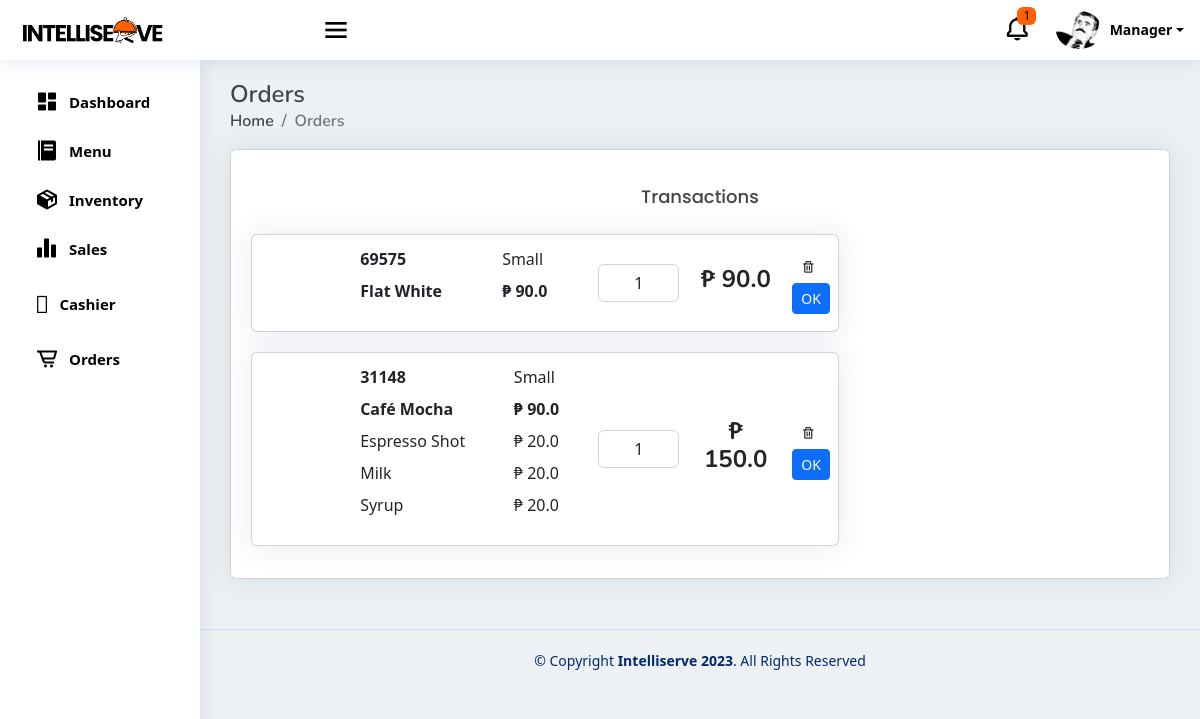
The page /Morder (signed in) on the database its author committed.
### pos/models.py (models this page shows, shortened)
class buyItem(models.Model):
    buyName= models.CharField (max_length=255, null=True, blank=True)
    buySize = models.CharField(max_length=15, null=True, blank=True)
    buyQuantityMenu = models.PositiveIntegerField (null=True, blank=True)
    buyPrice = models.FloatField (null=True, blank=True)
    buyAddOns1 = models.CharField (max_length=255, null=True, blank=True)
    buyAddOns2 = models.CharField (max_length=255, null=True, blank=True)
    buyAddOns3 = models.CharField (max_length=255, null=True, blank=True)
    buyAddOns4 = models.CharField (max_length=255, null=True, blank=True)
    buyAddOns5 = models.CharField (max_length=255, null=True, blank=True)
    menuAOPrice1 = models.FloatField(default=0,null=True, blank=True)
    menuAOPrice2 = models.FloatField(default=0,null=True, blank=True)
    menuAOPrice3 = models.FloatField(default=0,null=True, blank=True)
    menuAOPrice4 = models.FloatField(default=0,null=True, blank=True)
    menuAOPrice5 = models.FloatField(default=0,null=True, blank=True)
    buyingredient1 = models.CharField (max_length=255, null=True, blank=True)
    buyingredient2 = models.CharField (max_length=255, null=True, blank=True)
    buyingredient3 = models.CharField (max_length=255, null=True, blank=True)
    buyingredient4 = models.CharField (max_length=255, null=True, blank=True)
    buyingredient5 = models.CharField (max_length=255, null=True, blank=True)
    buyingredient6 = models.CharField (max_length=255, null=True, blank=True)
    buyingredient7 = models.CharField (max_length=255, null=True, blank=True)
    buyingredient8 = models.CharField (max_length=255, null=True, blank=True)
    buyingredient9 = models.CharField (max_length=255, null=True, blank=True)
    buyingredient10 = models.CharField (max_length=255, null=True, blank=True)
    transaction = models.BooleanField(default=False)
    buyOrBought = models.BooleanField(default=False)
    DoneOrder = models.BooleanField(default=False)
    payment_method = models.CharField(max_length=255, choices=PAYMENT_CHOICES, null=True, blank=True)
    DineIn_Out = models.CharField(max_length=255, choices=IN_OUT, null=True, blank=True)
    AllPayment = models.FloatField(null=True, blank=True)
    tenderedPayment = models.FloatField(null=True, blank=True)
    orderNumber = models.PositiveIntegerField (null=True, blank=True)
    dateordered = models.DateTimeField (null=True, blank=True)
    priceSize = models.FloatField( null=True, blank=True)

### pos/views.py (the view)
# urls.py: path('Morder', views.Morder, name='Morder'),
@login_required
def Morder(request):
    buyitemform = BuyItemForms()
    stocks = Stocks.objects.first()
    menuDrinks = MenuDrinks.objects.all()
    menuCategory = MenuCategory.objects.all()
    buyitem = buyItem.objects.all()
    total_price = calculate_total_price(buyitem)
    context = {
        'buyitemform': buyitemform,
        'stocks': stocks,
        'menuDrinks': menuDrinks,
        'menuCategory': menuCategory,
        'buyitem': buyitem,
        'total_price': total_price
    }
    return render(request, 'Morder.html', context)

### pos/forms.py
class BuyItemForms(forms.ModelForm):
    class Meta:
        model = buyItem
        fields = [
            "transaction", "buyOrBought", "buySize", "buyQuantityMenu", "buyName", "buyPrice",
            "buyAddOns1", "buyAddOns2", "buyAddOns3", "buyAddOns4", "buyAddOns5",
            "menuAOPrice1", "menuAOPrice2", "menuAOPrice3", "menuAOPrice4", "menuAOPrice5",
            "buyingredient1", "buyingredient2", "buyingredient3", "buyingredient4", "buyingredient5",
            "buyingredient6", "buyingredient7", "buyingredient8", "buyingredient9", "buyingredient10",
            "payment_method", "DineIn_Out", "AllPayment", "tenderedPayment", "orderNumber", "dateordered", "DoneOrder",
            "priceSize"
        ]
        widgets = {
            'payment_method': forms.RadioSelect(choices=(('cash', 'Cash'), ('gcash', 'GCash'))),
            'DineIn_Out': forms.RadioSelect(choices=(('IN', 'Dine In'), ('OUT', 'Dine Out'))),
        }

### pos/views.py (called while the page is built)
def calculate_total_price(buyitem):
    total = 0
    for item in buyitem:
        if not item.transaction and item.total_price:
            total += item.total_price
    rounded_total = round(total, 2)
    return rounded_total

### pos/templates/Morder.html (shortened to what this page needs)
{% extends "base.html" %}
{% block content %}
  <div class="pagetitle">
    <h1>Orders</h1>
    <nav>
      <ol class="breadcrumb">
        <li class="breadcrumb-item"><a href="/templates/index.html">Home</a></li>
        <li class="breadcrumb-item active">Orders</li>
      </ol>
    </nav>
  </div>
  <section class="section dashboard">
    <div class="row">
      <div class="col-lg-12 col-sm-12">
        <div class="card">
          <div class="card-body">
            <h5 class="card-title text-center">Transactions</h5>
            {% for cart in buyitem %}
            {% if cart.buyOrBought and not cart.DoneOrder %}
              <div class="row">
                <div class="col-8">
                  <div class="d-block order-card">
                    <div class="card mb-3 m-1">
                      <div class="row g-1">
                        <div class="col-12">
                          <div class="card-body mb-0 p-0">
                            <table class="table table-responsive table-borderless mb-0 p-0">
                              <tbody>
                                <tr>
                                  <td class="col-2" style="vertical-align: middle;">
                                  </td>
                                  <td class="col-5">
                                    <table class="table nested-table table-sm table-borderless p-0">
                                      <tbody>
                                        <tr>
                                          <td>
                                            <strong>{{ cart.orderNumber }}</strong>
                                          </td>
                                          <td>{{ cart.buySize }}</td>
                                        </tr>
                                        <tr>
                                          <td class="main-menu">
                                            <strong>{{ cart.buyName }}</strong>
                                          </td>
                                          <td class="main-menu-price">
                                            <strong>&#8369; {{ cart.buyPrice }}</td></strong>
                                          </td>
                                        </tr>
                                        <tr>
                                          {% if cart.buyAddOns1 %}
                                            <td class="td-text">{{ cart.buyAddOns1 }}</td>
                                            <td class="td-text">&#8369; {{ cart.menuAOPrice1 }}</td>
                                          {% endif %}
                                        </tr>
                                        <tr>
                                          {% if cart.buyAddOns2 %}
                                            <td class="td-text">{{ cart.buyAddOns2 }}</td>
                                            <td class="td-text">&#8369; {{ cart.menuAOPrice2 }}</td>
                                          {% endif %}
                                        </tr>
                                        <tr>
                                          {% if cart.buyAddOns3 %}
                                            <td class="td-text">{{ cart.buyAddOns3 }}</td>
                                            <td class="td-text">&#8369; {{ cart.menuAOPrice3 }}</td>
                                          {% endif %}
                                        </tr>
                                      </tbody>
                                    </table>
                                  <td class="col-2" style="vertical-align: middle;">
                                    <div class="input-group my-auto">
                                      <input class="form-control" style="text-align: center;" value="{{ cart.buyQuantityMenu }}"
                                        readonly>
                                    </div>
                                  </td>
                                  <td class="col-2 text-center total-price" style="vertical-align: middle;">
                                    <h4><strong>&#8369; {{ cart.AllPayment }}</strong></h4>
                                  </td>
                                  <td class="col-1" style="vertical-align: middle;">
                                    <button class="btn btn-sm delete-btn" data-bs-toggle="modal"
                                      data-bs-target="#deletemodal"><i class='bx bx-trash'></i></button>
                                      {% url 'pos:Mupdate_done_order' cart.pk as Mupdate_done_order_url %}
                                      <button type="button" class="btn btn-primary btn-sm" onclick="location.href='{{ Mupdate_done_order_url }}'">OK</button>                                               </tr>
                          </div>
                        </div>
                      </div>
                    </div>
                  </div>
                </div>
              </div>
            {% endif %}
          {% endfor %}
          </div>
        </div>
      </div>
    </div>
  </section>
{%endblock content %}

### pos/static/style.css (style rules this page uses)
:root { scroll-behavior: smooth; }
body { font-family: "Open Sans", sans-serif; background-color: #EDF1F4 !important; }
a { color: #4154f1; text-decoration: none; }
h1, h2, h3, h4, h5, h6 { font-family: "Nunito", sans-serif; }
.pagetitle { margin-bottom: 10px; }
.pagetitle h1 { font-size: 24px; margin-bottom: 0; font-weight: 600; color: #454545; }
.card { margin-bottom: 30px; border: none; border-radius: 5px; box-shadow: 0px 0 30px rgba(1, 41, 112, 0.1); }
.card-title { padding: 20px 0 15px 0; font-size: 18px; font-weight: 500; color: #454545; font-family: "Poppins", sans-serif; }
.card-body { padding: 0 20px 20px 20px; }
.breadcrumb { font-size: 14px; font-family: "Nunito", sans-serif; color: #454545 !important; font-weight: 600; }
.breadcrumb a { color: #454545; transition: 0.3s; text-decoration: none; }
.breadcrumb .breadcrumb-item::before { color: #899bbd; }
.breadcrumb .active { color: #51678f; font-weight: 600; }

### rows shown on the page
buyItem: orderNumber "69575", buySize "Small", buyName "Flat White", buyPrice "90.0", buyQuantityMenu "1", AllPayment "90.0"
buyItem: orderNumber "31148", buySize "Small", buyName "Café Mocha", buyPrice "90.0", buyAddOns1 "Espresso Shot", menuAOPrice1 "20.0", buyAddOns2 "Milk", menuAOPrice2 "20.0", buyAddOns3 "Syrup", menuAOPrice3 "20.0", buyQuantityMenu "1", AllPayment "150.0"
